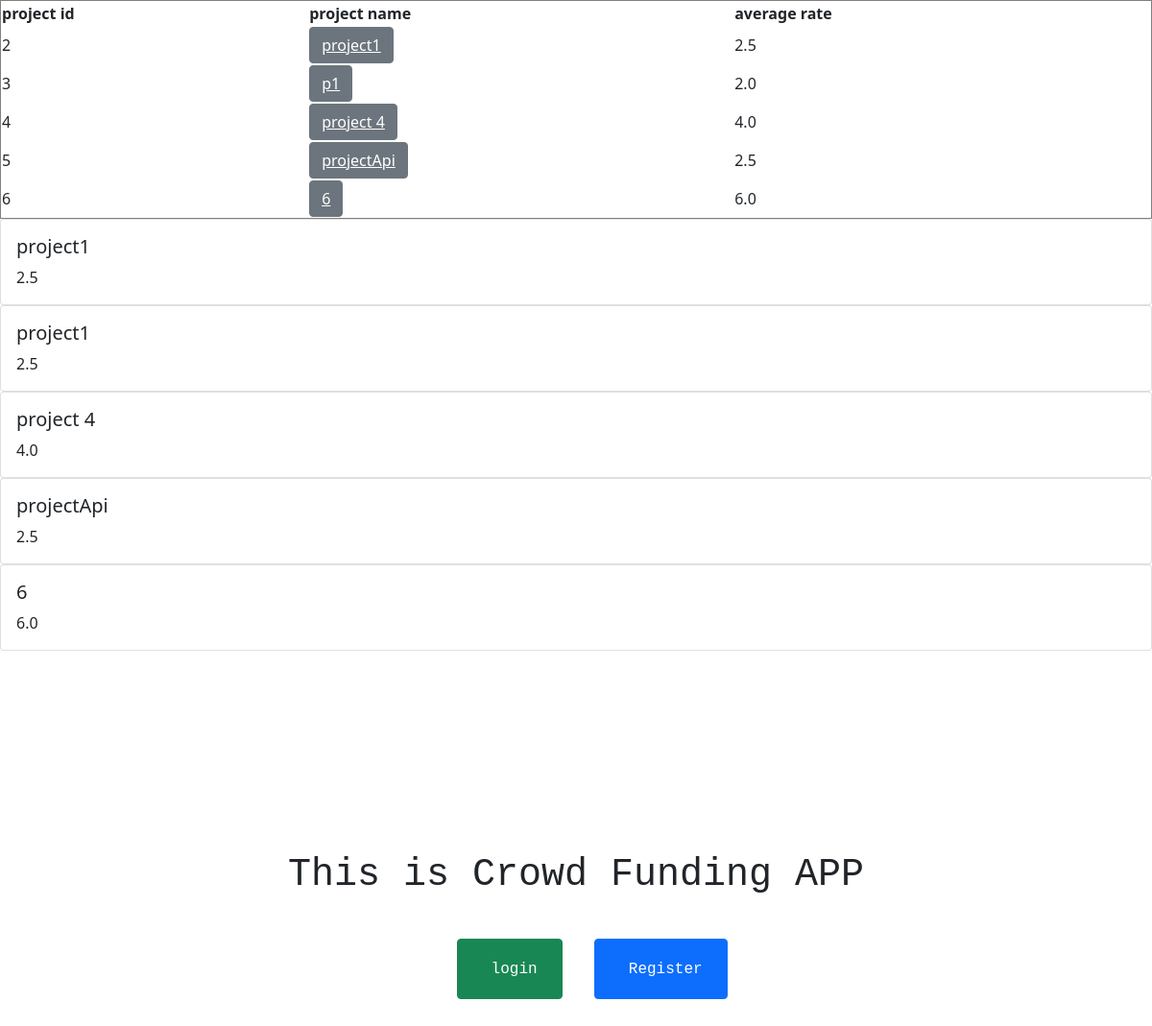
The app's page /, older data.
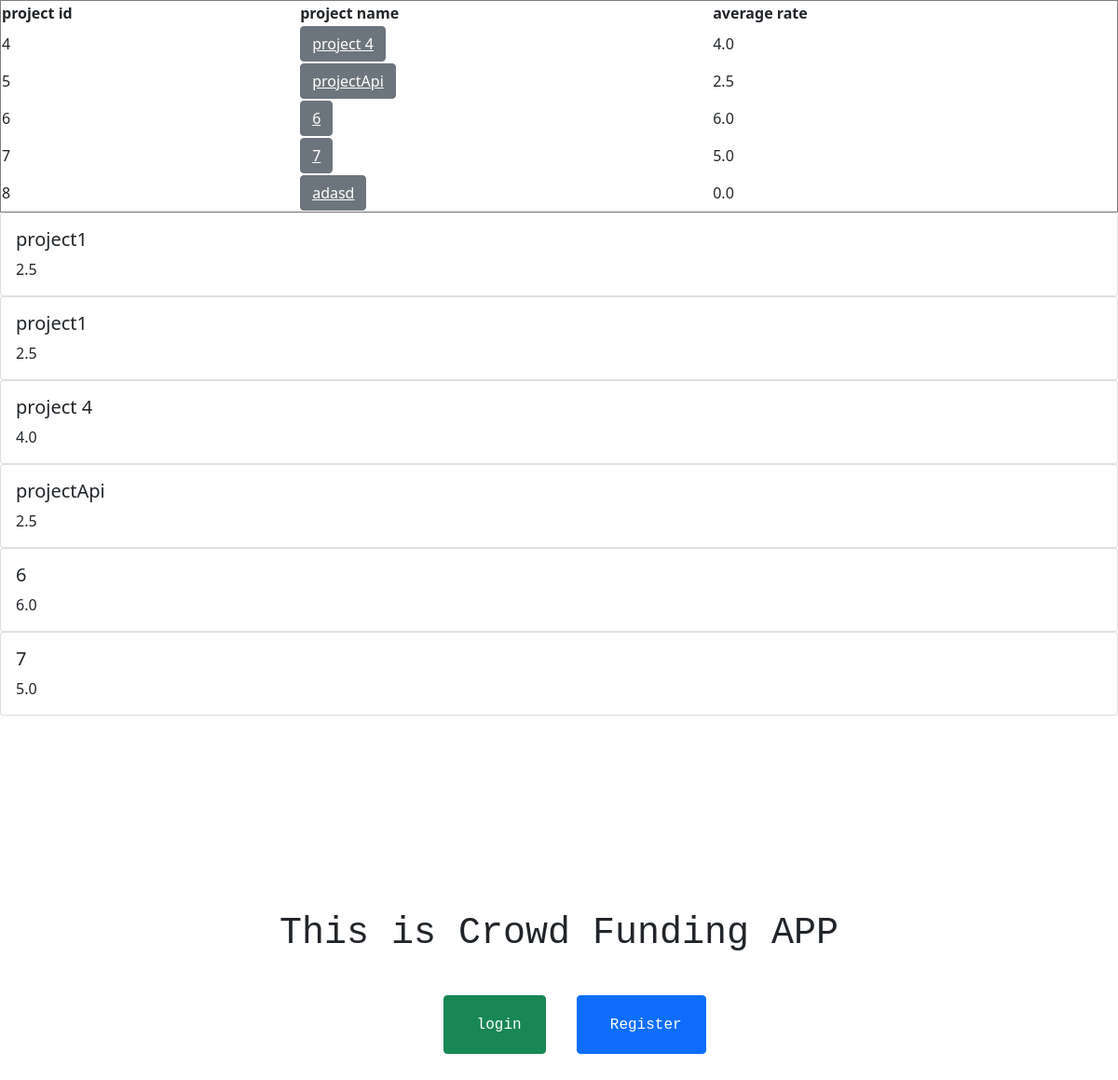
The same page, newer data.
### projectApp/models.py (models this page shows)
class Projects(models.Model):
    project_id = models.AutoField(primary_key=True)
    title = models.CharField(max_length=50)
    project_details = models.CharField(max_length=500)
    total_target = models.IntegerField()
    total_donations = models.IntegerField(default=0)
    avg_rate = models.FloatField(default=0)
    start_date = models.DateField()
    end_date = models.DateField()
    tag = models.CharField(max_length=6, choices=Tags_CHOICES, default='tag1')
    category = models.CharField(max_length=6, choices=CATEGORY_CHOICES, default='cat1')
    def __str__(self):
        return self.title

### projectApp/views.py (the view)
# urls.py: path('',projectApp.views.viewLatest, name="home"),
def viewLatest(request):
    latestProjects = Projects.objects.all().order_by('-project_id')[:5][::-1]
    highestRate = Projects.objects.filter(
    avg_rate__gte=Projects.objects.order_by('-avg_rate')[4].avg_rate
)
    print(highestRate)
    return render(request, 'project/home.html', {'latestProjects': latestProjects, 'highestRate':highestRate})

### templates/project/home.html (shortened to what this page needs)
{% extends "base.html" %}
{% block name %}
<table border="1" width="100%">
 <tr>
        <th> project id </th>
        <th> project name </th>
        <th> average rate  </th>
 {% for project in latestProjects %}
<tr>
<a>
        <td>{{ project.project_id }}</td>
        <td><button class="btn btn-secondary" ><a class="link" style="color: white" href="{% url 'projectdetails' project.project_id %}">{{ project.title }}</a></button></td>
        <td>{{ project.avg_rate }}</td>
     <td>
     </a>
 {% endfor %}
</table>
{% for project in highestRate %}
<div class="card-columns">
<div class="card  style="width: 18rem;">
  <div class="card-body">
    <h5 class="card-title">{{ project.title }}</h5>
    <p class="card-text">{{project.avg_rate}} </p>
  </div>
</div>
</div>{% endfor %}
{% endblock name %}

Row changes from the older to the newer data that the page shows:
no longer on this page (row unchanged): Projects: project_id "3", title "p1", avg_rate "2.0"
no longer on one of the page's lists (row unchanged): Projects: project_id "2", title "project1", avg_rate "2.5"
added Projects: project_id "7", title "7", avg_rate "5.0"
added Projects: project_id "8", title "adasd", avg_rate "0.0"
